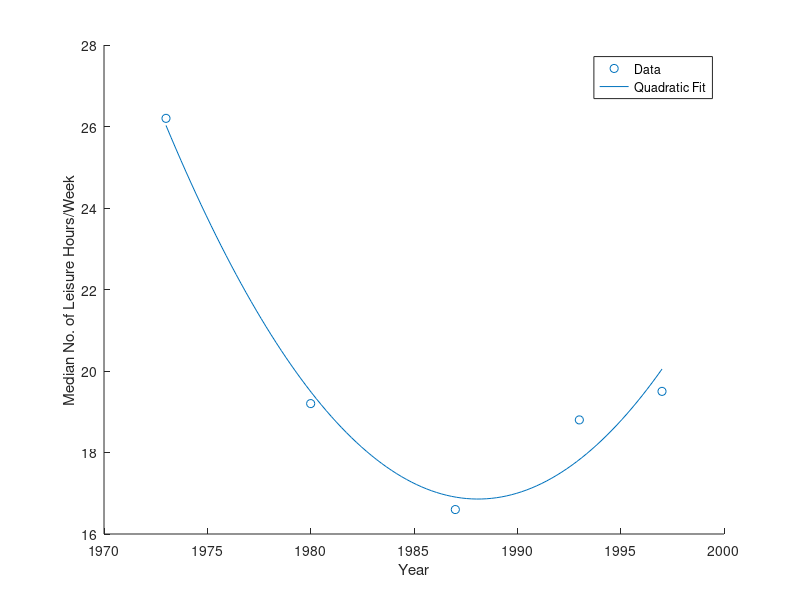
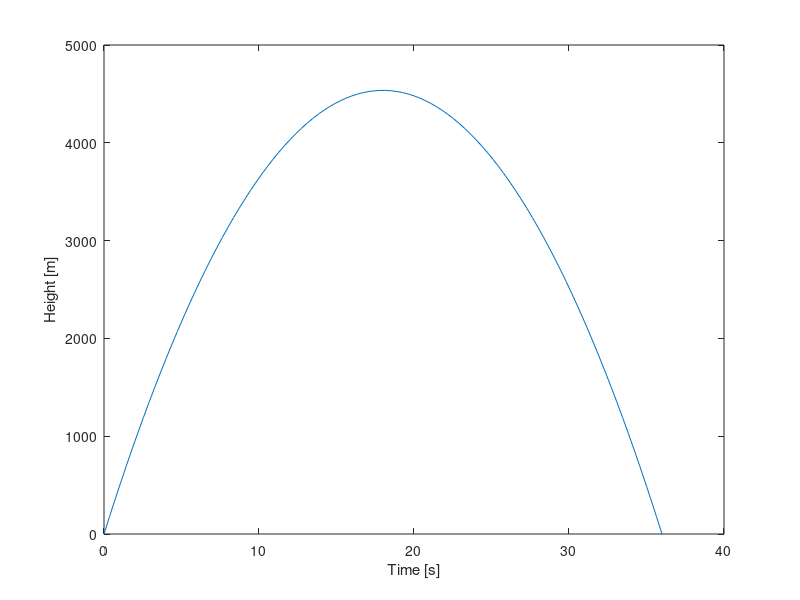

Here is the MATLAB script that generated these plots, in order:
clear; clc; close all;

% Description: Fits a quadratic curve and plots a projectile's path.

% Q(11)
Y = [1973 1980 1987 1993 1997];
M = [26.2 19.2 16.6 18.8 19.5];

p = polyfit(Y,M,2);
Yq = linspace(Y(1),Y(end),100);

figure(1)
scatter(Y,M,'DisplayName','Data')
hold on
plot(Yq,polyval(p,Yq),'DisplayName','Quadratic Fit')
xlabel('Year')
ylabel('Median No. of Leisure Hours/Week')
legend show

fprintf('The quadratic regression equation is: %10.8fx^2 %10.8fx + %10.8f\n',p)

% Q(12)
h = @(t) -14*t.^2 + 504*t;
c = fzero(h,40);
t = linspace(0,c,100);

figure(2)
plot(t,h(t))
xlabel('Time [s]')
ylabel('Height [m]')
